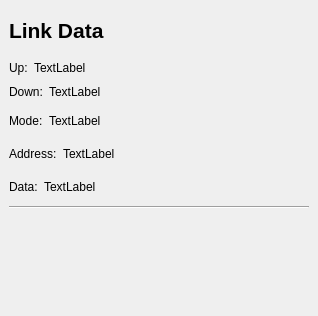
<?xml version="1.0" encoding="UTF-8"?>
<ui version="4.0">
 <class>RouterWindow</class>
 <widget class="QMainWindow" name="RouterWindow">
  <property name="geometry">
   <rect>
    <x>0</x>
    <y>0</y>
    <width>318</width>
    <height>316</height>
   </rect>
  </property>
  <property name="windowTitle">
   <string>MainWindow</string>
  </property>
  <widget class="QWidget" name="centralwidget">
   <layout class="QVBoxLayout" name="verticalLayout_5">
    <item>
     <layout class="QVBoxLayout" name="verticalLayout_4">
      <item>
       <widget class="QLabel" name="label">
        <property name="font">
         <font>
          <pointsize>16</pointsize>
          <weight>75</weight>
          <bold>true</bold>
         </font>
        </property>
        <property name="text">
         <string>Link Data</string>
        </property>
       </widget>
      </item>
      <item>
       <layout class="QVBoxLayout" name="verticalLayout">
        <item>
         <layout class="QHBoxLayout" name="horizontalLayout">
          <item>
           <widget class="QLabel" name="label_7">
            <property name="sizePolicy">
             <sizepolicy hsizetype="Fixed" vsizetype="Preferred">
              <horstretch>0</horstretch>
              <verstretch>0</verstretch>
             </sizepolicy>
            </property>
            <property name="text">
             <string>Up:</string>
            </property>
           </widget>
          </item>
          <item>
           <widget class="QLabel" name="LinkHeaderUplabel">
            <property name="text">
             <string>TextLabel</string>
            </property>
           </widget>
          </item>
         </layout>
        </item>
        <item>
         <layout class="QHBoxLayout" name="horizontalLayout_2">
          <item>
           <widget class="QLabel" name="label_9">
            <property name="sizePolicy">
             <sizepolicy hsizetype="Fixed" vsizetype="Preferred">
              <horstretch>0</horstretch>
              <verstretch>0</verstretch>
             </sizepolicy>
            </property>
            <property name="text">
             <string>Down:</string>
            </property>
           </widget>
          </item>
          <item>
           <widget class="QLabel" name="LinkHeaderDownlabel">
            <property name="text">
             <string>TextLabel</string>
            </property>
           </widget>
          </item>
         </layout>
        </item>
       </layout>
      </item>
     </layout>
    </item>
    <item>
     <layout class="QVBoxLayout" name="verticalLayout_3">
      <item>
       <layout class="QHBoxLayout" name="horizontalLayout_3">
        <item>
         <widget class="QLabel" name="label_10">
          <property name="sizePolicy">
           <sizepolicy hsizetype="Fixed" vsizetype="Preferred">
            <horstretch>0</horstretch>
            <verstretch>0</verstretch>
           </sizepolicy>
          </property>
          <property name="text">
           <string>Mode:</string>
          </property>
         </widget>
        </item>
        <item>
         <widget class="QLabel" name="Modelabel">
          <property name="text">
           <string>TextLabel</string>
          </property>
         </widget>
        </item>
       </layout>
      </item>
      <item>
       <layout class="QHBoxLayout" name="horizontalLayout_5">
        <item>
         <widget class="QLabel" name="label_2">
          <property name="sizePolicy">
           <sizepolicy hsizetype="Fixed" vsizetype="Preferred">
            <horstretch>0</horstretch>
            <verstretch>0</verstretch>
           </sizepolicy>
          </property>
          <property name="text">
           <string>Address:</string>
          </property>
         </widget>
        </item>
        <item>
         <widget class="QLabel" name="Addresslabel">
          <property name="text">
           <string>TextLabel</string>
          </property>
         </widget>
        </item>
       </layout>
      </item>
      <item>
       <layout class="QHBoxLayout" name="horizontalLayout_6">
        <item>
         <widget class="QLabel" name="label_3">
          <property name="sizePolicy">
           <sizepolicy hsizetype="Fixed" vsizetype="Preferred">
            <horstretch>0</horstretch>
            <verstretch>0</verstretch>
           </sizepolicy>
          </property>
          <property name="text">
           <string>Data:</string>
          </property>
         </widget>
        </item>
        <item>
         <widget class="QLabel" name="Datalabel">
          <property name="text">
           <string>TextLabel</string>
          </property>
         </widget>
        </item>
       </layout>
      </item>
     </layout>
    </item>
    <item>
     <widget class="Line" name="line">
      <property name="orientation">
       <enum>Qt::Horizontal</enum>
      </property>
     </widget>
    </item>
    <item>
     <layout class="QVBoxLayout" name="verticalLayout_2">
      <item>
       <layout class="QHBoxLayout" name="horizontalLayout_4">
        <item>
         <spacer name="horizontalSpacer">
          <property name="orientation">
           <enum>Qt::Horizontal</enum>
          </property>
          <property name="sizeHint" stdset="0">
           <size>
            <width>40</width>
            <height>20</height>
           </size>
          </property>
         </spacer>
        </item>
        <item>
         <widget class="QLabel" name="Uplabel">
          <property name="text">
           <string/>
          </property>
         </widget>
        </item>
        <item>
         <spacer name="horizontalSpacer_2">
          <property name="orientation">
           <enum>Qt::Horizontal</enum>
          </property>
          <property name="sizeHint" stdset="0">
           <size>
            <width>40</width>
            <height>20</height>
           </size>
          </property>
         </spacer>
        </item>
       </layout>
      </item>
      <item>
       <layout class="QGridLayout" name="gridLayout">
        <item row="0" column="0">
         <widget class="QLabel" name="Down4label">
          <property name="text">
           <string/>
          </property>
         </widget>
        </item>
        <item row="0" column="1">
         <widget class="QLabel" name="Down5label">
          <property name="text">
           <string/>
          </property>
         </widget>
        </item>
        <item row="0" column="2">
         <widget class="QLabel" name="Down6label">
          <property name="text">
           <string/>
          </property>
         </widget>
        </item>
        <item row="0" column="3">
         <widget class="QLabel" name="Down7label">
          <property name="text">
           <string/>
          </property>
         </widget>
        </item>
        <item row="1" column="0">
         <widget class="QLabel" name="Down0label">
          <property name="text">
           <string/>
          </property>
         </widget>
        </item>
        <item row="1" column="1">
         <widget class="QLabel" name="Down1label">
          <property name="text">
           <string/>
          </property>
         </widget>
        </item>
        <item row="1" column="2">
         <widget class="QLabel" name="Down2label">
          <property name="text">
           <string/>
          </property>
         </widget>
        </item>
        <item row="1" column="3">
         <widget class="QLabel" name="Down3label">
          <property name="text">
           <string/>
          </property>
         </widget>
        </item>
       </layout>
      </item>
     </layout>
    </item>
   </layout>
  </widget>
 </widget>
 <resources/>
 <connections/>
</ui>
